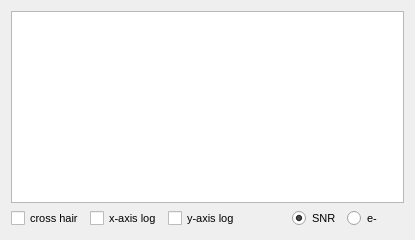
        <widget class="QWidget" name="RV_time_series_tab">
         <attribute name="title">
          <string>SNR vs. exp. time</string>
         </attribute>
         <layout class="QGridLayout" name="gridLayout_4">
          <item row="0" column="0">
           <layout class="QGridLayout" name="gridLayout_9">
            <item row="2" column="5">
             <widget class="QRadioButton" name="radioButton_elect">
              <property name="font">
               <font>
                <pointsize>8</pointsize>
                <weight>50</weight>
                <italic>false</italic>
                <bold>false</bold>
                <stylestrategy>PreferDefault</stylestrategy>
                <kerning>true</kerning>
               </font>
              </property>
              <property name="text">
               <string>e-       </string>
              </property>
              <attribute name="buttonGroup">
               <string notr="true">buttonGroup_SNR_elect</string>
              </attribute>
             </widget>
            </item>
            <item row="2" column="0">
             <widget class="QCheckBox" name="SNR_plot_cross_hair">
              <property name="font">
               <font>
                <pointsize>8</pointsize>
                <weight>50</weight>
                <italic>false</italic>
                <bold>false</bold>
                <stylestrategy>PreferDefault</stylestrategy>
                <kerning>true</kerning>
               </font>
              </property>
              <property name="text">
               <string>cross hair</string>
              </property>
             </widget>
            </item>
            <item row="1" column="0" colspan="6">
             <widget class="PlotWidget" name="graphicsView_CCD_SNR">
              <property name="mouseTracking">
               <bool>true</bool>
              </property>
             </widget>
            </item>
            <item row="2" column="4">
             <widget class="QRadioButton" name="radioButton_SNR">
              <property name="font">
               <font>
                <pointsize>8</pointsize>
                <weight>50</weight>
                <italic>false</italic>
                <bold>false</bold>
                <stylestrategy>PreferDefault</stylestrategy>
                <kerning>true</kerning>
               </font>
              </property>
              <property name="text">
               <string>SNR</string>
              </property>
              <property name="checked">
               <bool>true</bool>
              </property>
              <attribute name="buttonGroup">
               <string notr="true">buttonGroup_SNR_elect</string>
              </attribute>
             </widget>
            </item>
            <item row="2" column="1">
             <widget class="QCheckBox" name="snr_xaxis_log">
              <property name="font">
               <font>
                <pointsize>8</pointsize>
                <weight>50</weight>
                <italic>false</italic>
                <bold>false</bold>
                <stylestrategy>PreferDefault</stylestrategy>
                <kerning>true</kerning>
               </font>
              </property>
              <property name="text">
               <string>x-axis log</string>
              </property>
             </widget>
            </item>
            <item row="2" column="3">
             <spacer name="horizontalSpacer_5">
              <property name="orientation">
               <enum>Qt::Horizontal</enum>
              </property>
              <property name="sizeHint" stdset="0">
               <size>
                <width>40</width>
                <height>20</height>
               </size>
              </property>
             </spacer>
            </item>
            <item row="2" column="2">
             <widget class="QCheckBox" name="snr_yaxis_log">
              <property name="font">
               <font>
                <pointsize>8</pointsize>
                <weight>50</weight>
                <italic>false</italic>
                <bold>false</bold>
                <stylestrategy>PreferDefault</stylestrategy>
                <kerning>true</kerning>
               </font>
              </property>
              <property name="text">
               <string>y-axis log</string>
              </property>
             </widget>
            </item>
           </layout>
          </item>
         </layout>
        </widget>
